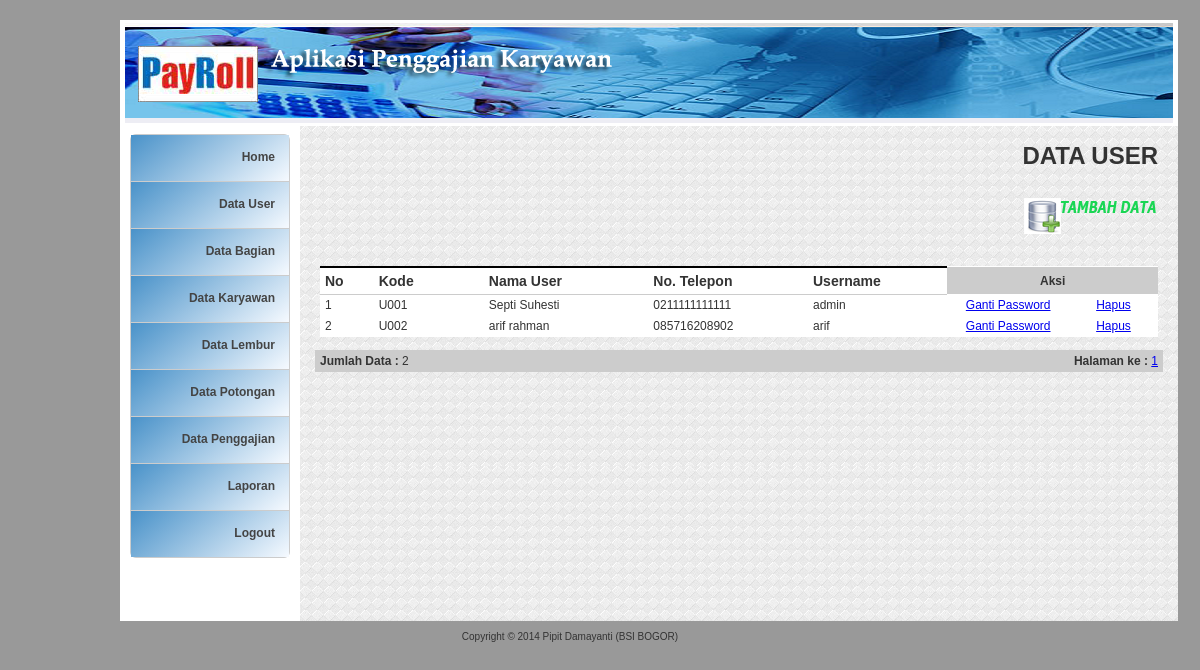
The app's page /?page=User-Data (signed in) with its own data.
### tables this page shows
CREATE TABLE IF NOT EXISTS `user` (
  `kd_user` char(4) NOT NULL,
  `nm_user` varchar(100) NOT NULL,
  `no_telepon` varchar(20) NOT NULL,
  `username` varchar(20) NOT NULL,
  `password` varchar(200) NOT NULL,
  PRIMARY KEY (`kd_user`)
);

### user_data.php (the view, shortened to what this page needs)
<?php
$row = 50;
$hal = isset($_GET['hal']) ? $_GET['hal'] : 0;
$pageSql = "SELECT * FROM user";
$pageQry = mysql_query($pageSql, $koneksidb) or die ("error paging: ".mysql_error());
$jml	 = mysql_num_rows($pageQry);
$max	 = ceil($jml/$row);
?>
<table width="848" border="0" cellpadding="2" cellspacing="0" class="table-border">
  <tr>
    <td colspan="2" align="right"><h1><b>DATA USER</b></h1></td>
  </tr>
  <tr>
    <td height="54" colspan="2" align="right"><a href="?page=User-Add" target="_self"><img src="images/ADD DATA.png" width="134" height="36" border="0" /></a></td>
  </tr>
  <tr>
    <td colspan="2">&nbsp;</td>
  </tr>
  <tr>
    <td colspan="2">
	<table class="table-list" width="100%" border="0" cellspacing="1" cellpadding="2">
      <tr>
        <th width="46"><b>No</b></th>
        <th width="106">Kode</th>
        <th width="165"><b>Nama User</b></th>
        <th width="156"><b>No. Telepon </b></th>
        <th width="135"><b>Username</b></th>
        <td colspan="2" align="center" bgcolor="#CCCCCC"><b>Aksi</b></td>
        </tr>
      <?php
	$mySql 	= "SELECT * FROM user ORDER BY kd_user ASC LIMIT $hal, $row";
	$myQry 	= mysql_query($mySql, $koneksidb)  or die ("Query  salah : ".mysql_error());
	$nomor  = 0;
	while ($myData = mysql_fetch_array($myQry)) {
		$nomor++;
		$Kode = $myData['kd_user'];
	?>
      <tr>
        <td><?php echo $nomor; ?></td>
        <td><?php echo $myData['kd_user']; ?></td>
        <td><?php echo $myData['nm_user']; ?></td>
        <td><?php echo $myData['no_telepon']; ?></td>
        <td><?php echo $myData['username']; ?></td>
        <td width="117" align="center"><a href="?page=User-Edit&Kode=<?php echo $Kode; ?>" target="_self" alt="Edit Data">Ganti Password</a></td>
        <td width="83" align="center"><a href="?page=User-Delete&Kode=<?php echo $Kode; ?>" target="_self" alt="Delete Data" onclick="return confirm('ANDA YAKIN AKAN MENGHAPUS DATA PENTING INI ... ?')">Hapus</a></td>
      </tr>
      <?php } ?>
    </table>
    </td>
  </tr>
  <tr class="selKecil">
    <td width="408" height="22" bgcolor="#CCCCCC"><strong>Jumlah Data :</strong> <?php echo $jml; ?> </td>
    <td width="432" align="right" bgcolor="#CCCCCC"><strong>Halaman ke :</strong>
	<?php
	for ($h = 1; $h <= $max; $h++) {
		$list[$h] = $row * $h - $row;
		echo " <a href='?page=User-Data&hal=$list[$h]'>$h</a> ";
	}
	?>	</td>
  </tr>
</table>

### styles/style_admin.css (style rules this page uses)
.table-list { clear: both; text-align: left; border-collapse: collapse; margin: 0px 0px 10px 0px; background:#fff; }
.table-list th { color: #333; font-size: 14px; font-weight: 700; margin: 2px 2px 2px 2px; padding: 5px 5px; background: url(../images/feed-title-white.jpg) repeat-x top #fff; border-bottom: 1px solid #CCC; border-top: 2px solid #000000; }
.table-list td { color: #333; font-size:12px; border-color: #fff; border-collapse: collapse; vertical-align: center; padding: 3px 5px; border-bottom:1px #CCCCCC solid; }
.table-print td { color: #333; font-size:12px; border-color: #fff; border-collapse: collapse; vertical-align: center; padding: 3px 5px; }
.selKecil { color: #333; font-size:12px; border-color: #fff; border-collapse: collapse; vertical-align: center; padding: 3px 5px; border-bottom:1px #CCCCCC solid; }

### index.php (style rules this page uses)
body,td,th { font-family: Arial; }

### records on screen
user: kd_user "U001", nm_user "Septi Suhesti", no_telepon "0211111111111", username "admin"
user: kd_user "U002", nm_user "arif rahman", no_telepon "085716208902", username "arif"

### other values on screen
$jml "2"
